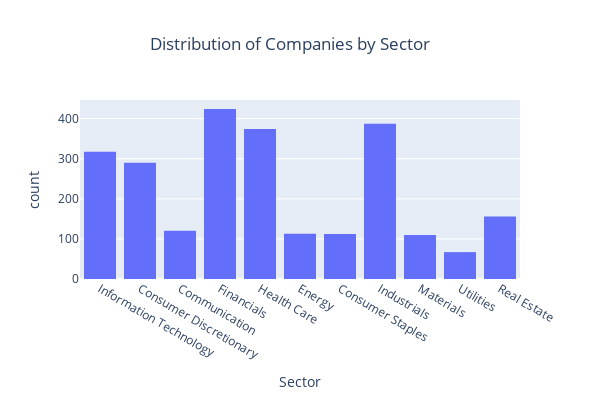

The code cell stored with this chart in its notebook:
### Markdown cell above
### Sector

### Code cell
plot_categorical_dist('Sector')

### Figure 1 — Plotly figure (JSON) as saved in the notebook; plotly's stock layout.template omitted (floating-point values rounded to 4 significant figures; data arrays with more than 128 entries replaced by an {"elided": "..."} marker saying what was removed)
{"data": [{"bingroup": "x", "histfunc": "count", "hovertemplate": "Sector=%{x}<br>count=%{y}<extra></extra>", "legendgroup": "", "marker": {"color": "#636efa", "pattern": {"shape": ""}}, "name": "", "orientation": "v", "showlegend": false, "type": "histogram", "x": {"elided": "2470 str values"}, "xaxis": "x", "y": {"elided": "2470 str values"}, "yaxis": "y"}], "layout": {"barmode": "relative", "height": 400, "legend": {"tracegroupgap": 0}, "title": {"pad": {"l": 120}, "text": "Distribution of Companies by Sector"}, "width": 600, "xaxis": {"anchor": "y", "domain": [0, 1], "title": {"text": "Sector"}}, "yaxis": {"anchor": "x", "domain": [0, 1], "title": {"text": "count"}}}}
